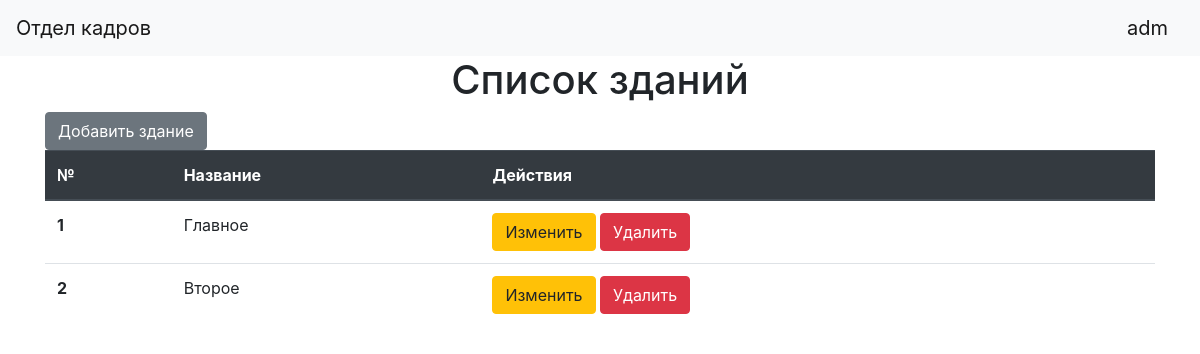
The page /buildings (signed in) on the database as committed earlier.
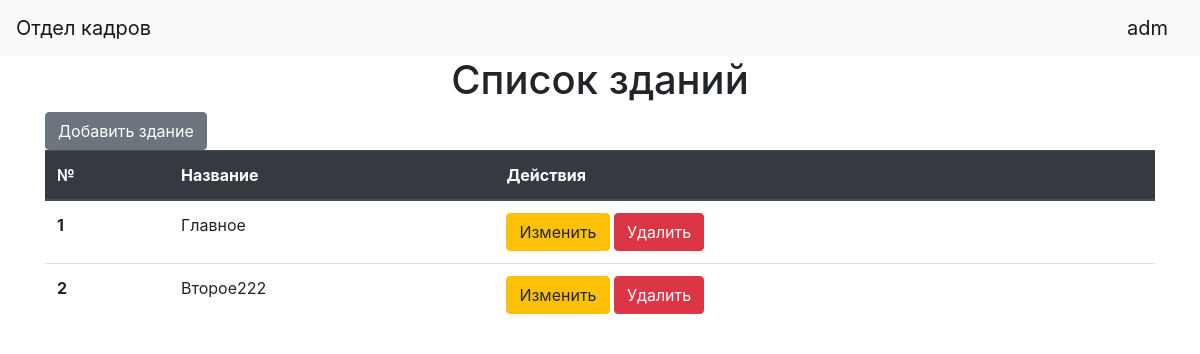
The same page on the database as committed later.
### data/users.py (models this page shows, shortened)
class User(SqlAlchemyBase, UserMixin):
    __tablename__ = 'users'
    id = sqlalchemy.Column(sqlalchemy.Integer, primary_key=True, autoincrement=True)
    login = sqlalchemy.Column(sqlalchemy.String, nullable=True)
    hashed_password = sqlalchemy.Column(sqlalchemy.String, nullable=True)
    is_admin = sqlalchemy.Column(sqlalchemy.Boolean, nullable=False)

### data/buildings.py (models this page shows)
class Building(SqlAlchemyBase):
    __tablename__ = 'buildings'
    id = sqlalchemy.Column(sqlalchemy.Integer, primary_key=True, autoincrement=True)
    name = sqlalchemy.Column(sqlalchemy.String, nullable=False, unique=True)
    departments = orm.relation('Department', back_populates='building')

### main.py (the view)
    @app.route('/buildings')
    @login_required
    def buildings():
        session = db_session.create_session()
        buildings = session.query(Building).all()
        return render_template("buildings.html", title='Список зданий', buildings=buildings)

### data/db_session.py (called while the page is built)
def create_session() -> Session:
    global __factory
    return __factory()

### templates/buildings.html
{% extends "base.html" %}
{% block content %}
    <h1 align="center">{{ title }}</h1>
    <a href="building_edit" class="btn btn-secondary">Добавить здание</a>
    <table class="table">
          <thead class="thead-dark">
            <tr>
              <th scope="col">№</th>
              <th scope="col">Название</th>
              <th scope="col">Действия</th>
            </tr>
          </thead>
          <tbody>
          {% for item in buildings%}
            <tr>
              <th scope="row">{{ loop.index }}</th>
              <td>{{ item.name }}</td>
                <td>
                    <a href="/building_edit/{{ item.id }}" class="btn btn-warning">Изменить</a>
                    <a href="/building_delete/{{ item.id }}" class="btn btn-danger">Удалить</a>
                </td>
            </tr>
          {% endfor %}
          </tbody>
    </table>
{% endblock %}

### templates/base.html (shortened to what this page needs)
<!DOCTYPE html>
<html lang="en">
<head>
    <link rel="stylesheet" href="https://stackpath.bootstrapcdn.com/bootstrap/4.4.1/css/bootstrap.min.css">
</head>
  <body>
    <header>
      <nav class="navbar navbar-light bg-light">
        <a class="navbar-brand" href="#">Отдел кадров</a>
          {% if current_user.is_authenticated %}
            <a class="navbar-brand" href="/logout">{{ current_user.login }}</a>
        {% else %}
            <p>
                <a class="btn btn-primary" href="/login">Войти</a>
            </p>
        {% endif %}
      </nav>
    </header>
    <main role="main" class="container">
        {% block content %}{% endblock %}
    </main>
  </body>
</html>

Rows that differ between the two databases and show on the page:
changed Building: name "Второе" → "Второе222"
